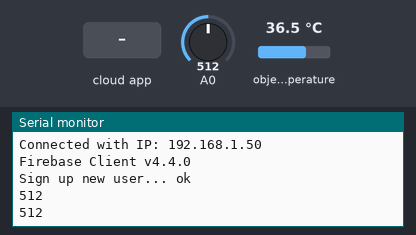
A sketch run on a simulated ESP8266 (NodeMCU). Parts: the last lines printed to the serial monitor. The test bench sets the inputs (shaded band); at power-on: A0 = 512, object temperature 36.5 °C. WiFi joins after 1.5 s; servers stay silent unless stated; the Firebase database answers and starts empty.

Above: at 2.7 s.
2.8 s: the phone or cloud app sets isRecording to 1
5.0 s: A0 set to 716
At 5.9 s:
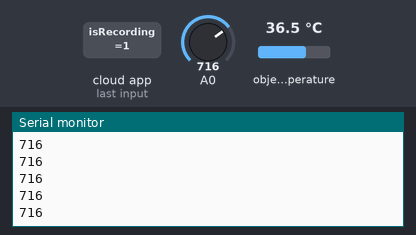
6.5 s: A0 set to 900
At 7.0 s:
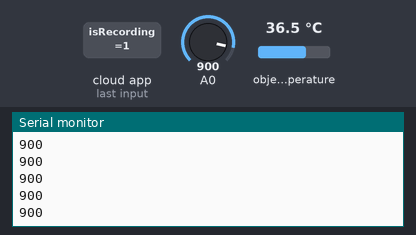
Timing chart, 0 to 9.5 s (numbered marks = the images above; inputs shaded):
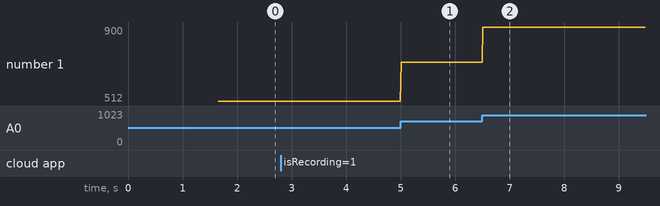

The sketch:

zzzPPG_Temp.ino
```cpp
// 32
// SDA SCL | 21 22
#if defined(ESP32)
#include <WiFi.h>
#include <FirebaseESP32.h>
#elif defined(ESP8266)
#include <ESP8266WiFi.h>
#include <FirebaseESP8266.h>
#endif

#include <addons/TokenHelper.h>
#include <addons/RTDBHelper.h>

#include <Wire.h>
#include <Adafruit_MLX90614.h>

#define MLX90614_I2C_ADDR 0x5A

#define WIFI_SSID "rovit"
#define WIFI_PASSWORD "cognounpad"

#define API_KEY "AIzaSyB2njmJC2J5rTU9ecqkegcdfrXK2c1KVfM"
#define DATABASE_URL "https://gui-rovit-default-rtdb.asia-southeast1.firebasedatabase.app/"

#define USER_EMAIL "rovit@gmail.com"
#define USER_PASSWORD "Unpad57"

FirebaseData fbdo;
FirebaseAuth auth;
FirebaseConfig config;

int i = 0;

int sample;

FirebaseJsonArray arr;

Adafruit_MLX90614 mlx = Adafruit_MLX90614();

float suhu;

void setup() {
  Serial.begin(115200);
  setupWifiAndFirebase();

  Wire.begin();

  while (!mlx.begin(MLX90614_I2C_ADDR)) {
    Serial.println("Could not find a valid MLX90614 sensor, check wiring!");
  }
}

void loop() {
  if (Firebase.ready()) {
    Firebase.RTDB.getBool(&fbdo, "P9A2G/isRecording");

    if (fbdo.boolData()) {
      arr.clear();
      suhu = 0;

      Serial.println("recording...");
      for (i = 0; i < 1300; i++) {
        delay(10);
        sample = analogRead(15);
        Serial.println(sample);
        arr.add(sample);
      }

      suhu = mlx.readObjectTempC();

      Firebase.RTDB.set(&fbdo, "P9A2G/isRecording", false);
      Firebase.RTDB.set(&fbdo, "P9A2G/signal", &arr);
      Firebase.RTDB.set(&fbdo, "P9A2G/suhu", suhu);
    }
    sample = analogRead(15);
    suhu = mlx.readObjectTempC();
    Serial.println(sample);
    Firebase.RTDB.setInt(&fbdo, "P9A2G/sample", sample);
    Firebase.RTDB.set(&fbdo, "P9A2G/suhu", suhu);
  }
  delay(500);
}

void setupWifiAndFirebase() {
  WiFi.begin(WIFI_SSID, WIFI_PASSWORD);
  Serial.print("Connecting to Wi-Fi");
  while (WiFi.status() != WL_CONNECTED) {
    Serial.print(".");
    delay(300);
  }
  Serial.println();
  Serial.print("Connected with IP: ");
  Serial.println(WiFi.localIP());
  Serial.println();

  Serial.printf("Firebase Client v%s\n\n", FIREBASE_CLIENT_VERSION);

  config.api_key = API_KEY;
  config.database_url = DATABASE_URL;

  auth.user.email = USER_EMAIL;
  auth.user.password = USER_PASSWORD;

  Firebase.reconnectWiFi(true);

  /* Sign Up Anonymous User*/
  Serial.print("Sign up new user... ");
  if (Firebase.signUp(&config, &auth, "", "")) {
    Serial.println("ok");
  } else
    Serial.printf("%s\n", config.signer.signupError.message.c_str());

  config.token_status_callback = tokenStatusCallback;

  Firebase.begin(&config, &auth);
}
```

Measured:
- after the input at 5.0 s, the serial monitor: prints a new line at once (image 1)
- after the input at 6.5 s, the serial monitor: prints a new line at once (image 2)
- plotted number 1: 512 → 716 after the input at 5.0 s, 716 → 900 after the input at 6.5 s
